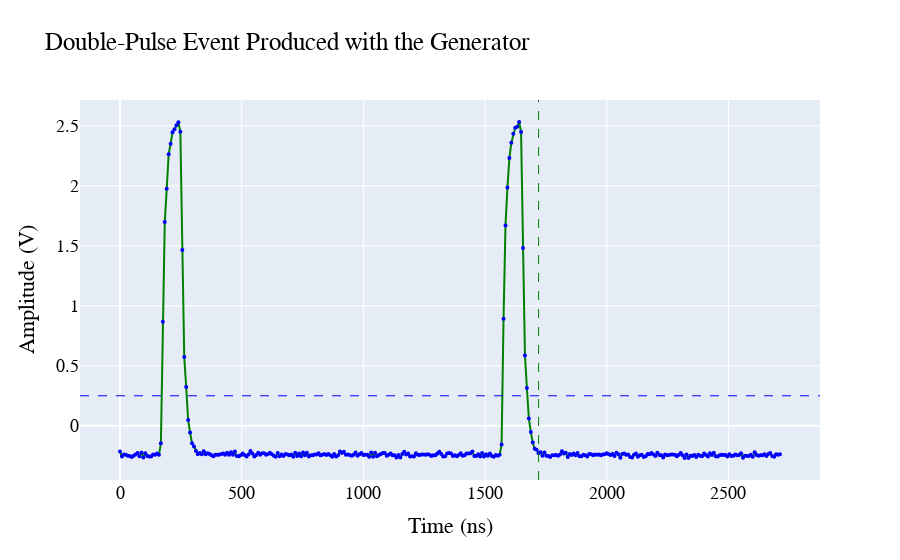

The notebook cell saved with this chart:
### Markdown cell above
## Here we replot the same data using Plotly

### Code cell
import plotly
from plotly.offline import iplot, init_notebook_mode
init_notebook_mode(connected = True)
import plotly.graph_objs as go
fig = go.Figure()
fig.add_trace(go.Scatter(x=x, y=y,mode='lines+markers',
    line=dict(color="green",  width=2),
    marker=dict(color="blue", size=4)))
fig.update_layout(
    title="Double-Pulse Event Produced with the Generator",
    xaxis_title="Time (ns)",
    yaxis_title="Amplitude (V)",
    font=dict(
        family="Courier New, monospace",
        size=18,
        color="Black"))
fig.add_vline(x=(DT_BETWEEN_PULSES+40)*8, line_width=1, line_dash="dash", line_color="green")
fig.add_hline(y=TRESHOLD_VOLT, line_width=1, line_dash="dash", line_color="blue")

fig.show()

### Figure 1 — Plotly figure (JSON) as saved in the notebook; plotly's stock layout.template omitted (floating-point values rounded to 4 significant figures; data arrays with more than 128 entries replaced by an {"elided": "..."} marker saying what was removed)
{"data": [{"line": {"color": "green", "width": 2}, "marker": {"color": "blue", "size": 4}, "mode": "lines+markers", "type": "scatter", "x": {"elided": "340 int values"}, "y": {"elided": "340 float values"}}], "layout": {"font": {"color": "Black", "family": "Courier New, monospace", "size": 18}, "shapes": [{"line": {"color": "green", "dash": "dash", "width": 1}, "type": "line", "x0": 1720, "x1": 1720, "xref": "x", "y0": 0, "y1": 1, "yref": "y domain"}, {"line": {"color": "blue", "dash": "dash", "width": 1}, "type": "line", "x0": 0, "x1": 1, "xref": "x domain", "y0": 0.25, "y1": 0.25, "yref": "y"}], "title": {"text": "Double-Pulse Event Produced with the Generator"}, "xaxis": {"title": {"text": "Time (ns)"}}, "yaxis": {"title": {"text": "Amplitude (V)"}}}}
